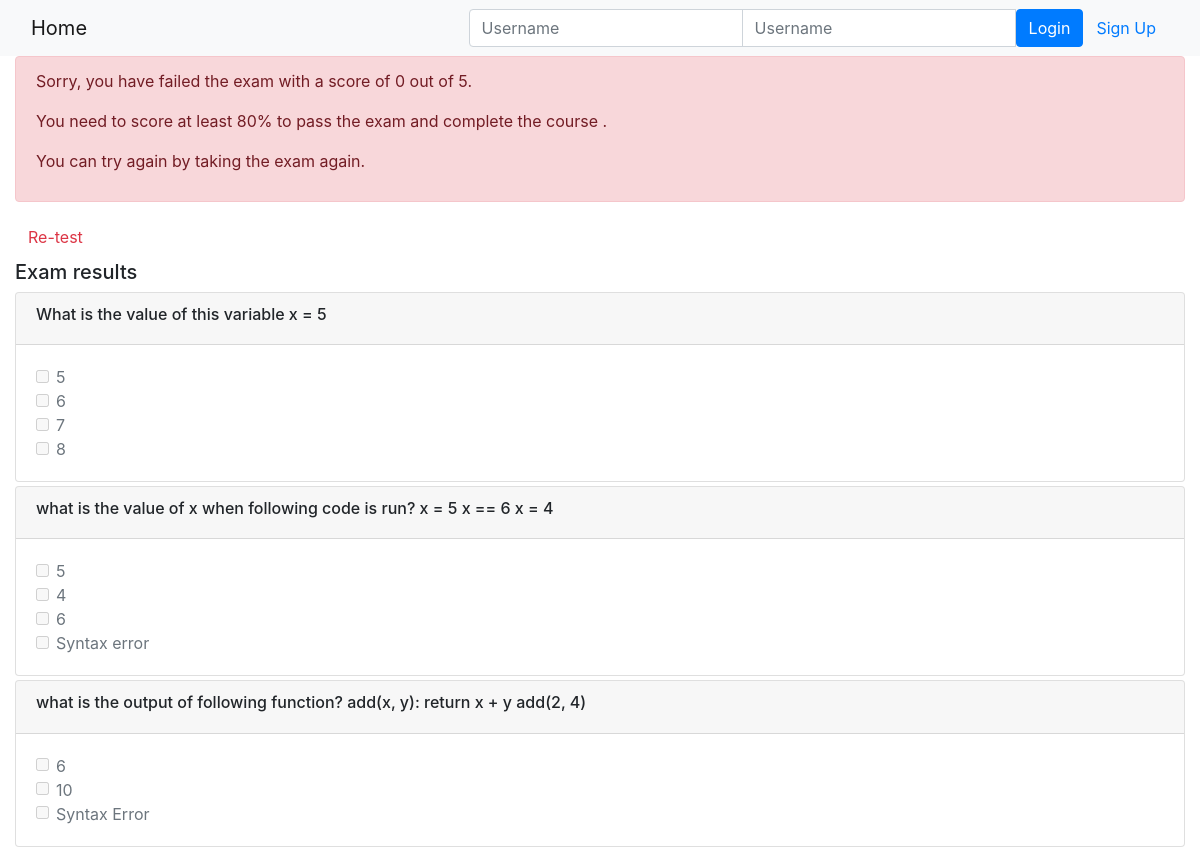
Before: /onlinecourse/course/1/submission/1/result/ with the older database file.
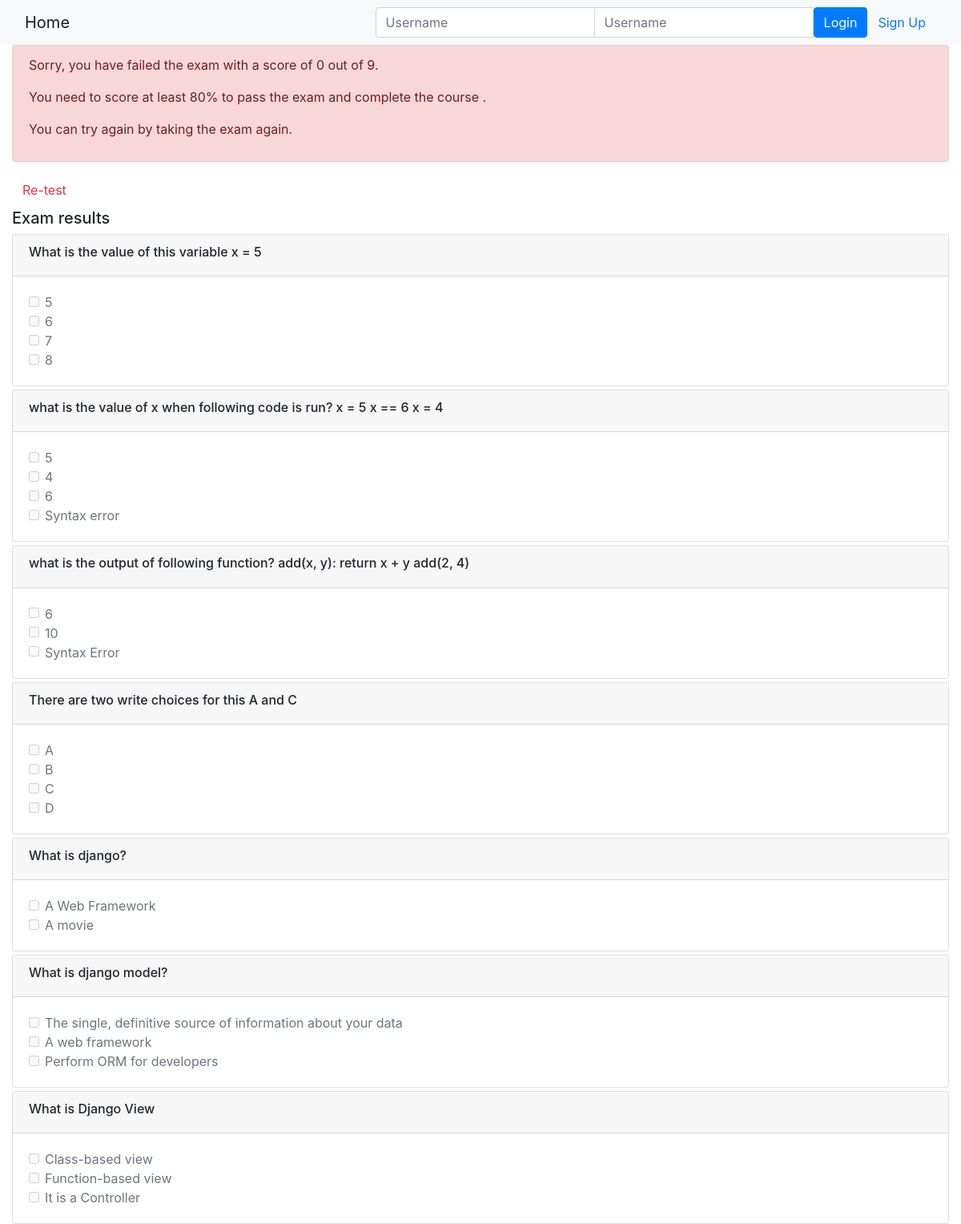
After: the same page with the newer database file.
### onlinecourse/models.py (models this page shows, shortened)
class Question(models.Model):
    lesson_id = models.ForeignKey(Lesson, on_delete=models.CASCADE)
    question_text = models.TextField()
    grade = models.IntegerField(default=0)
    def __str__(self):
        return self.lesson_id.title[0:100] + " |      question_text = " + self.question_text

class Choice(models.Model):
    question_id = models.ForeignKey(Question, on_delete=models.CASCADE)
    is_correct = models.BooleanField(default=False)
    choice_text = models.CharField(max_length=500)

class Lesson(models.Model):
    title = models.CharField(null=False, max_length=200, default="title")
    order = models.IntegerField(default=0)
    course = models.ForeignKey(Course, on_delete=models.CASCADE)
    content = models.TextField()

### onlinecourse/views.py (the view, shortened to what this page needs)
# urls.py: path('course/<int:course_id>/submission/<int:submission_id>/result/', views.show_exam_result, name="result"),
def show_exam_result(request, course_id, submission_id):
    course = get_object_or_404(Course, id=course_id) # get the course object with the given id or raise a 404 error if not found
    submission = get_object_or_404(Submission, id=submission_id) # get the submission object with the given id or raise a 404 error if not found
    selected_ids = submission.chocies.values_list('id', flat=True) # get a list of choice ids from the choices field of the submission object
    grade = 0
    correct_ids = [] # a list to store the correct choice ids
    incorrect_ids = [] # a list to store the incorrect choice ids
    total_score = 0 # a variable to store the total score
    for lesson in course.lesson_set.all(): # loop through all questions in the course
        for question in lesson.question_set.all():
            total_score += question.grade
    percentage = (grade/total_score) * 100
    context = {
        'course': course,
        'grade': grade,
        'percentage': percentage,
        'lessons': course.lesson_set.all(),
        'selected_ids': selected_ids,
        'correct_ids': correct_ids,
        'incorrect_ids': incorrect_ids,
        'total_score': total_score,
    }
    return render(request, 'onlinecourse/exam_result_bootstrap.html', context)

### onlinecourse/templates/onlinecourse/exam_result_bootstrap.html (shortened to what this page needs)
<!DOCTYPE html>
<html lang="en">
<head>
    {% load static %}
    <link rel="stylesheet" href="https://maxcdn.bootstrapcdn.com/bootstrap/4.5.2/css/bootstrap.min.css">
</head>
<body>
 <nav class="navbar navbar-light bg-light">
    <div class="container-fluid">
        <div class="navbar-header">
              <a class="navbar-brand" href="{% url 'onlinecourse:index' %}">Home</a>
        </div>
        <ul class="nav navbar-nav navbar-right">
            {% if user.is_authenticated %}
            <li>
                <a class="btn btn-link" href="#">{{ user.first_name }}({{ user.username }})</a>
                <a class="btn btn-link" href="{% url 'onlinecourse:logout' %}">Logout</a>
            </li>
            {% else %}
            <li>
                <form class="form-inline" action="{% url 'onlinecourse:login' %}" method="post">
                    <div class="input-group">
                        <input type="text" class="form-control" placeholder="Username" name="username" >
                        <input type="password" class="form-control" placeholder="Username" name="psw" >
                        <button class="btn btn-primary" type="submit">Login</button>
                        <a class="btn btn-link" href="{% url 'onlinecourse:registration' %}">Sign Up</a>
                    </div>
                </form>
            </li>
            {% endif %}
        </ul>
    </div>
</nav>
<div class="container-fluid">
    {% if percentage >= 80 %}
    <div class="alert alert-success">
       <p>Congratulations! {{ user.username }} You have passed the exam with a score of {{ grade }} out of {{ total_score }}.</p>
       <p>You have successfully completed the course {{ course.title }}.</p>
       <p>You can view your certificate of completion <a href="#">here</a>.</p>
    </div>
        {% else %}
        <div class="alert alert-danger">
            <p>Sorry, you have failed the exam with a score of {{ grade }} out of {{ total_score }}.</p>
            <p>You need to score at least 80% to pass the exam and complete the course {{ course.title }}.</p>
            <p>You can try again by taking the exam again.</p>
        </div>
        <a class="btn btn-link text-danger" href="{% url 'onlinecourse:course_details' course.id %}">Re-test</a>
        {% endif %}
        <div class="card-columns-vertical mt-1">
        <h5 class="">Exam results</h5>
            {% for lesson in lessons %}
                {% for question in lesson.question_set.all %}
                <div class="card mt-1">
                    <div class="card-header"><h6>{{ question.question_text }}</h6></div>
                    <div class="card-body">
                        {% for choice in question.choice_set.all %}
                        <div class="form-check">
                            {% if choice.id in selected_ids %}
                                {% if choice.id in correct_ids %}
                                <label class="form-check-label text-success">
                                    <input type="checkbox" name="choice_{{choice.question_id}}"
                                        class="form-check-input text-success" id="{{choice.question_id}}"
                                        value="{{choice.question_id}}" checked disabled> Correct Answer: {{ choice.choice_text }}
                                    <span class="fa fa-check"></span>
                                </label>
                                {% else %}
                                <label class="form-check-label text-danger">
                                    <input type="checkbox" name="choice_{{choice.question_id}}"
                                        class="form-check-input" id="{{choice.question_id}}"
                                        value="{{choice.question_id}}" checked disabled> {{ choice.choice_text }}
                                    <span class="fa fa-times"></span>
                                </label>
                                {% endif %}
                            {% else %}
                                {% if choice.id in correct_ids %}
                                    <label class="form-check-label text-warning">
                                        <input type="checkbox" name="choice_{{choice.question_id}}"
                                            class="form-check-input text-warning" id="{{choice.question_id}}"
                                            value="{{choice.question_id}}" disabled> Not Selected: {{ choice.choice_text }}
                                        <span class="fa fa-check"></span>
                                    </label>
                                {% else %}
                                    <label class="form-check-label text-muted">
                                        <input type="checkbox" name="choice_{{choice.question_id}}"
                                            class="form-check-input" id="{{choice.question_id}}"
                                            value="{{choice.question_id}}" disabled> {{ choice.choice_text }}
                                    </label>
                                {% endif %}
                            {% endif %}
                        </div>
                        {% endfor %}
                    </div>
                </div>
                {% endfor %}
            {% endfor %}
        </div>
    </div>
</body>
</html>

Changed rows visible on the page:
added Question: question_text "There are two write choices for this A and C", shown under Lesson (number 2 of 3 on the later page)
added Choice: choice_text "A", shown under "There are two write choices for this A and C"
added Choice: choice_text "B", shown under "There are two write choices for this A and C"
added Choice: choice_text "C", shown under "There are two write choices for this A and C"
added Choice: choice_text "D", shown under "There are two write choices for this A and C"
added Question: question_text "What is django?"
added Choice: choice_text "A Web Framework", shown under "What is django?"
added Choice: choice_text "A movie", shown under "What is django?"
added Question: question_text "What is django model?"
added Choice: choice_text "The single, definitive source of information about your data", shown under "What is django model?"
added Choice: choice_text "A web framework", shown under "What is django model?"
added Choice: choice_text "Perform ORM for developers", shown under "What is django model?"
added Question: question_text "What is Django View"
added Choice: choice_text "Class-based view", shown under "What is Django View"
added Choice: choice_text "Function-based view", shown under "What is Django View"
added Choice: choice_text "It is a Controller", shown under "What is Django View"
Other visible differences:
{{ total_score }}: "5" → "9"
